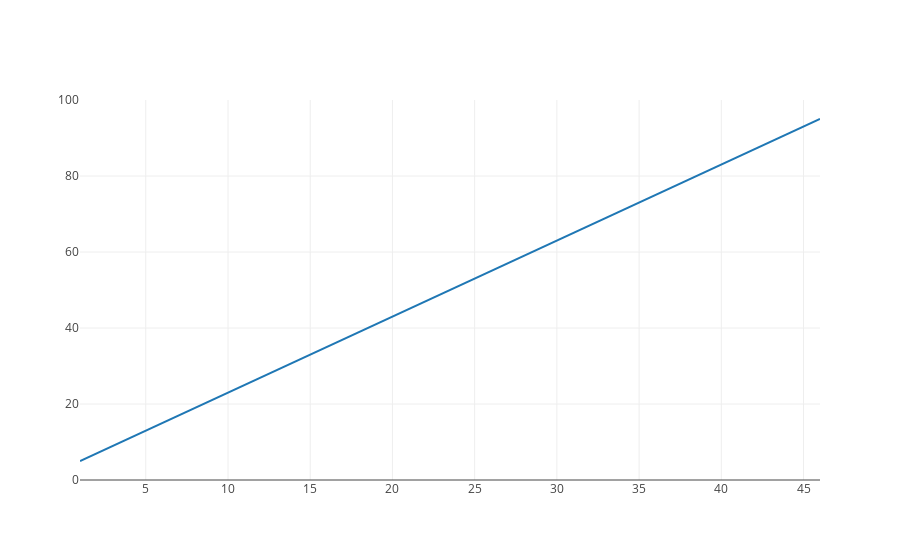

The code cell stored with this chart in its notebook:
### Code cell
"""
繪圖資料由 CSV file 讀入
"""
from plotly import __version__
from plotly.offline import download_plotlyjs, init_notebook_mode, plot, iplot
import plotly.graph_objs as go
import pandas as pd

print(__version__) # requires version >= 1.9.0
init_notebook_mode(connected=True)

# load data from csv file
df = pd.read_csv("D:/Python/dataset/for_plot_1.csv")
print(df.head())
# 將 dataframe 轉成 array
dfArray=df.values
print(len(dfArray))
# 將 array 轉成 list
x_list=[] # Initialize x_list as type list
y_list=[] # Initialize y_list as type list
for i in range(len(dfArray)):
    x_list.append(dfArray[i][0])
    y_list.append(dfArray[i][1])
print(x_list)
print(y_list)

# Create traces
trace0 = go.Scatter(
    x = x_list,
    y = y_list,
    mode = 'lines',
    name = 'lines'
)
data = [trace0]
iplot(data, filename='line-mode')

### Figure 1 — Plotly figure (JSON) as saved in the notebook; plotly's stock layout.template omitted (floating-point values rounded to 4 significant figures)
{"data": [{"mode": "lines", "name": "lines", "type": "scatter", "x": [1, 2, 3, 4, 5, 6, 7, 8, 9, 10, 11, 12, 13, 14, 15, 16, 17, 18, 19, 20, 21, 22, 23, 24, 25, 26, 27, 28, 29, 30, 31, 32, 33, 34, 35, 36, 37, 38, 39, 40, 41, 42, 43, 44, 45, 46], "y": [5, 7, 9, 11, 13, 15, 17, 19, 21, 23, 25, 27, 29, 31, 33, 35, 37, 39, 41, 43, 45, 47, 49, 51, 53, 55, 57, 59, 61, 63, 65, 67, 69, 71, 73, 75, 77, 79, 81, 83, 85, 87, 89, 91, 93, 95]}], "layout": {}}
